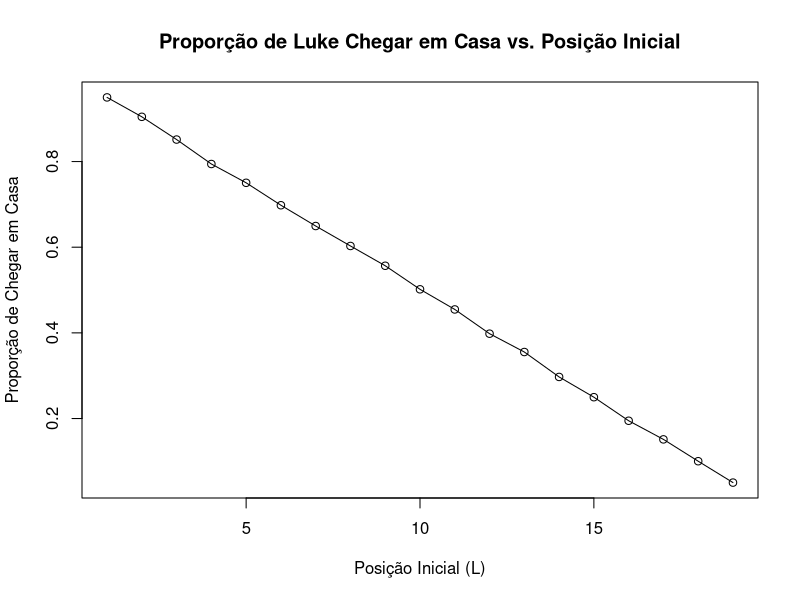

Write the R code that produced this figure.
#ALUNOS:
#VITOR SANTINI BESSA (11821BCC010)
#GUSTAVO MELO DO CARMO (11721BCC035)

#Exercicio 1
#a
vetor1 <- seq(10,30)
vetor1

#b
vetor2 <- seq(30,10)
vetor2

#c
vetorAux1 <- c(vetor1,vetor2)
vetor3 <- vetorAux1[-22]
vetor3

#Exercicio 2
#a
rep(c(2,4,6,8),times=10)

#b
vetorAux3 <- rep(c(2,4,6,8),times=10)

vetor5 <- c(vetorAux3,2)
vetor5

#c
vetororiginal <- c(3,7,1)
vetororiginal

novovetor <- rep(vetororiginal, times=3)
novovetor

novovetor2 <- rep(vetororiginal, times = c(4, 2, 3))
novovetor2

#Exercicio 3
#a
seq1 <- 20:30
vetor7 <- sum(seq1^2 + (4*seq1))
vetor7

#b
seq2 <- 10:20
vetor8 <- sum(((3^seq2)/seq2) + ((2^seq2)/(seq2^2)))
vetor8

#Exercicio 4
#a
num_bolas <- 100
num_sorteadas <- 40

sorteios <- sample(1:num_bolas, num_sorteadas, replace = TRUE)

bolas_pares <- sorteios[sorteios %% 2 == 0]
num_pares <- length(bolas_pares)

cat("Quantidade de bolas pares sorteadas:", num_pares, "\n")

#b
bolas_maior_70 <- sorteios[sorteios > 70]
num_maior_70 <- length(bolas_maior_70)

cat("Quantidade de bolas maiores do que 70 sorteadas:", num_maior_70, "\n")

#c
retiradas_impares <- which(sorteios %% 2 != 0)

cat("Posições das retiradas das bolas ímpares:", retiradas_impares, "\n")

#Exercicio 5

simular_lancamentos <- function() {
  lancamentos <- 0
  numero_4s <- 0
  
  while (numero_4s < 2) {
    resultado <- sample(1:6, 1)  # Simular um lançamento de dado
    lancamentos <- lancamentos + 1
    
    if (resultado == 4) {
      numero_4s <- numero_4s + 1
    }
  }
  
  return(lancamentos)
}

resultado <- simular_lancamentos()
cat("Número de lançamentos necessários até o 4 ser obtido pela segunda vez:", resultado, "\n")

#Exercicio 6

quantidades <- replicate(10000, simular_lancamentos())

media_lancamentos <- mean(quantidades)

cat("Média do número de lançamentos:", media_lancamentos, "\n")

#A média do número de lançamentos nos dá uma ideia de quantos lançamentos, em média, são necessários até que o número 4 seja obtido pela segunda vez. 
#Quanto maior o valor da média, mais lançamentos são necessários em média para alcançar esse resultado. 
#Essa média nos fornece uma estimativa da expectativa do número de lançamentos necessários com base nas simulações repetidas.

#Exercicio 7

fibonacci <- function(n) {
  if (n < 3) {
    stop("n deve ser maior ou igual a 3")
  }
  
  fib <- c(1, 1)
  
  for (i in 3:n) {
    next_term <- fib[i - 1] + fib[i - 2]
    fib <- c(fib, next_term)
  }
  
  return(fib)
}

# Exemplo de uso da função
n <- 10 
sequencia_fibonacci <- fibonacci(n)
print(sequencia_fibonacci)

#Exercicio 8

funcionarios <- c("Michael Scott", "Dwight Schrute", "Jim Halpert", "Kevin Malone", "Creed Bratton")

sorteio_amigo_oculto <- function() {
  sorteio <- sample(funcionarios, length(funcionarios), replace = FALSE)
  
  # Verificar se algum funcionário sorteou a si mesmo
  if (any(sorteio == funcionarios)) {
    return(0)  # Sorteio deu errado
  } else {
    return(1)  # Sorteio deu certo
  }
}

resultados <- replicate(100000, sorteio_amigo_oculto())

prop_erro <- mean(resultados == 0)

cat("Proporção de vezes que o amigo oculto deu errado:", prop_erro, "\n")

#Exercicio 9

jogo_craps <- function() {
  # Lançar dois dados
  dado1 <- sample(1:6, 1)
  dado2 <- sample(1:6, 1)
  soma <- dado1 + dado2
  
  # Verificar o resultado do primeiro lançamento
  if (soma %in% c(7, 11)) {
    return(1)  # Vitória
  } else if (soma %in% c(2, 3, 12)) {
    return(0)  # Derrota
  } else {
    # Continuar jogando até obter 7 ou a soma inicial
    while (TRUE) {
      novo_dado1 <- sample(1:6, 1)
      novo_dado2 <- sample(1:6, 1)
      nova_soma <- novo_dado1 + novo_dado2
      
      if (nova_soma == soma) {
        return(1)  # Vitória
      } else if (nova_soma == 7) {
        return(0)  # Derrota
      }
    }
  }
}

# Replicar o experimento 100000 vezes
resultados <- replicate(100000, jogo_craps())

# Calcular a proporção de vezes que você ganhou o jogo
prop_vitorias <- mean(resultados == 1)

# Exibir o resultado
cat("Proporção de vezes que você ganhou o jogo de Craps:", prop_vitorias, "\n")

#Exercicio 10

#a
#Função para simular o passeio de Luke e verificar se ele chega em casa
passeio_Luke <- function(L, N = 20) {
  while (L > 0 && L < N) {
    if (runif(1) < 0.5) {
      L <- L - 1  # Passo para a esquerda
    } else {
      L <- L + 1  # Passo para a direita
    }
  }
  if (L == 0) {
    return(1)  # Luke chegou em casa
  } else {
    return(0)  # Luke caiu no precipício
  }
}

#teste com L = 2
passeio_Luke(2,N=20)

#b
#Função para replicar o passeio de Luke e calcular a proporção de vezes que ele chegou em casa
proporcao_casa <- function(L, replicacoes = 10000) {
  resultados <- replicate(replicacoes, passeio_Luke(L))
  proporcao <- mean(resultados)
  return(proporcao)
}

#teste com L=2
proporcao_casa(2,replicacoes = 10000)

#c
#Calcular as proporções para 𝐿 variando de 1 a 19
L_valores <- 1:19
prop_valores <- sapply(L_valores, proporcao_casa)

# Plotar o gráfico de proporções
plot(L_valores, prop_valores, type = "o", xlab = "Posição Inicial (L)", ylab = "Proporção de Chegar em Casa", main = "Proporção de Luke Chegar em Casa vs. Posição Inicial")
